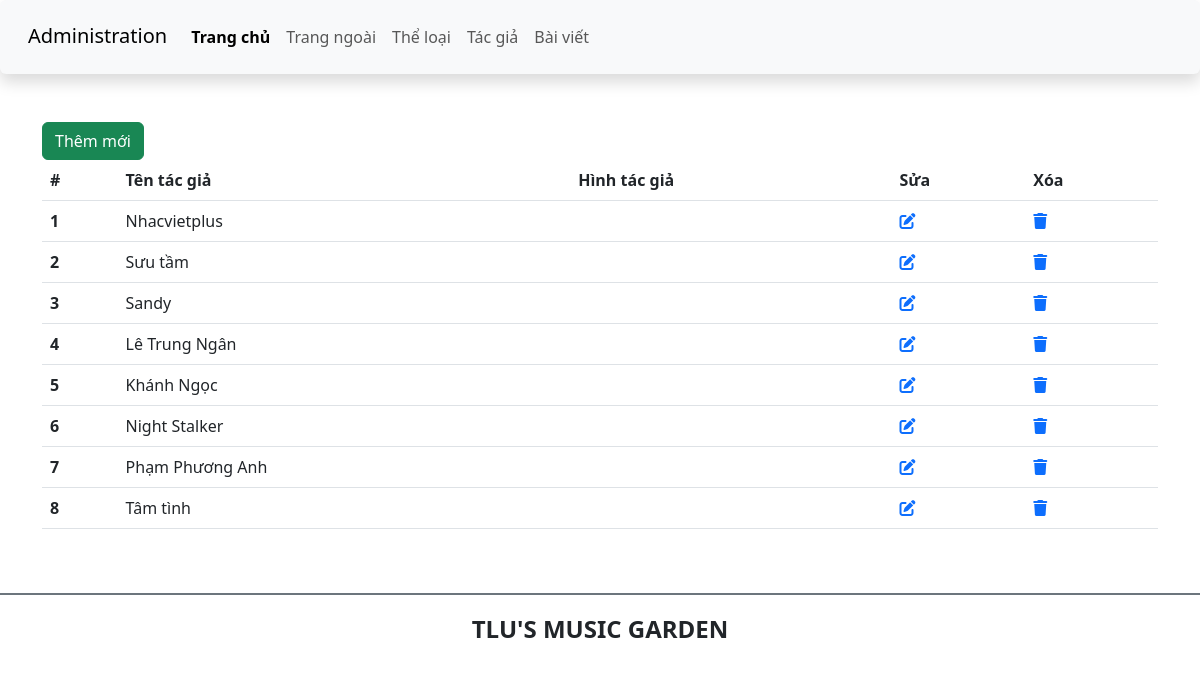
The app's page /admin/author.php with its own data.
### tables this page shows
CREATE TABLE `tacgia` (
  `ma_tgia` int(10) UNSIGNED NOT NULL,
  `ten_tgia` varchar(100) NOT NULL,
  `hinh_tgia` varchar(100) DEFAULT NULL
);

### admin/author.php (the view)
<?php
include("header.php")
?>
<main class="container mt-5 mb-5">
    <div class="row">
        <div class="col-sm">
            <a href="add_author.php" class="btn btn-success">Thêm mới</a>
            <table class="table">
                <thead>
                    <tr>
                        <th scope="col">#</th>
                        <th scope="col">Tên tác giả</th>
                        <th scope="col">Hình tác giả</th>
                        <th>Sửa</th>
                        <th>Xóa</th>
                    </tr>
                </thead>
                <tbody>
                    <?php
                    include '../config.php';
                    $sql = "SELECT * FROM tacgia ";
                    $result = mysqli_query($conn, $sql);
                    if (mysqli_num_rows($result) > 0) {
                        while ($row = mysqli_fetch_assoc($result)) {
                            $id = $row['ma_tgia'];
                            echo '<tr>';
                            echo '<th scope="row">' . $row['ma_tgia'] . '</th>';
                            echo '<td>' . $row['ten_tgia'] . '</td>';
                            echo '<td>' . $row['hinh_tgia'] . '</td>';
                            echo '<td>
                            <a href="edit_author.php?"><i class="fa-solid fa-pen-to-square"></i></a>
                                </td>';
                            echo '<td>
                            <a href="delete_author.php?deleteid= '.$id.' "><i class="fa-solid fa-trash"></i></a>
                                </td>';
                            echo '</tr>';
                        }
                    }
                    ?>
                </tbody>
            </table>
        </div>
    </div>
</main>
<?php
include("footer.php")
?>

### records on screen
tacgia: ma_tgia "1", ten_tgia "Nhacvietplus"
tacgia: ma_tgia "2", ten_tgia "Sưu tầm"
tacgia: ma_tgia "3", ten_tgia "Sandy"
tacgia: ma_tgia "4", ten_tgia "Lê Trung Ngân"
tacgia: ma_tgia "5", ten_tgia "Khánh Ngọc"
tacgia: ma_tgia "6", ten_tgia "Night Stalker"
tacgia: ma_tgia "7", ten_tgia "Phạm Phương Anh"
tacgia: ma_tgia "8", ten_tgia "Tâm tình"
